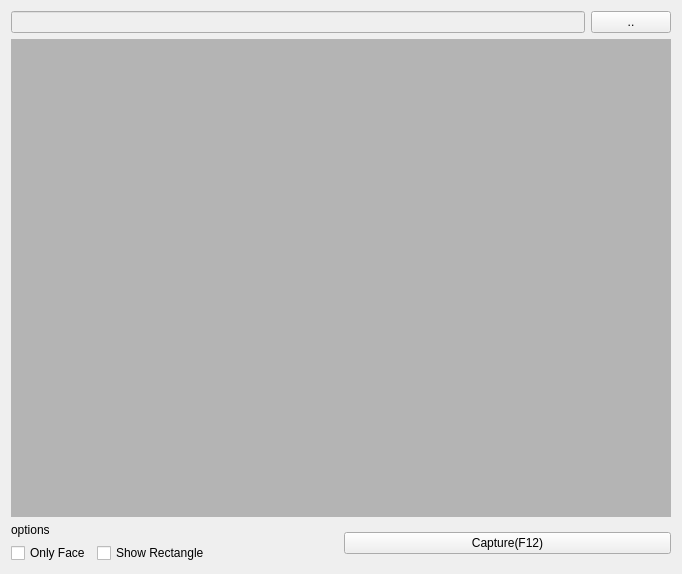
<?xml version="1.0" encoding="UTF-8"?>
<ui version="4.0">
 <class>Form</class>
 <widget class="QWidget" name="Form">
  <property name="geometry">
   <rect>
    <x>0</x>
    <y>0</y>
    <width>682</width>
    <height>574</height>
   </rect>
  </property>
  <property name="windowTitle">
   <string>FaceCapture</string>
  </property>
  <layout class="QGridLayout" name="gridLayout_2">
   <item row="0" column="0" colspan="2">
    <layout class="QGridLayout" name="gridLayout">
     <item row="0" column="0">
      <layout class="QHBoxLayout" name="horizontalLayout">
       <item>
        <widget class="QLineEdit" name="lineEdit">
         <property name="enabled">
          <bool>false</bool>
         </property>
        </widget>
       </item>
       <item>
        <widget class="QPushButton" name="pushButton_2">
         <property name="text">
          <string>..</string>
         </property>
        </widget>
       </item>
      </layout>
     </item>
     <item row="1" column="0">
      <widget class="QLabel" name="pictureBox">
       <property name="styleSheet">
        <string notr="true">QLabel{
background: rgb(180, 180, 180)
}</string>
       </property>
       <property name="text">
        <string/>
       </property>
      </widget>
     </item>
    </layout>
   </item>
   <item row="1" column="0">
    <layout class="QFormLayout" name="formLayout">
     <item row="0" column="0">
      <widget class="QLabel" name="label">
       <property name="text">
        <string>options</string>
       </property>
      </widget>
     </item>
     <item row="1" column="0">
      <layout class="QHBoxLayout" name="horizontalLayout_2">
       <item>
        <widget class="QCheckBox" name="checkBox">
         <property name="text">
          <string>Only Face</string>
         </property>
        </widget>
       </item>
       <item>
        <widget class="QCheckBox" name="checkBox_2">
         <property name="text">
          <string>Show Rectangle</string>
         </property>
        </widget>
       </item>
      </layout>
     </item>
    </layout>
   </item>
   <item row="1" column="1">
    <widget class="QPushButton" name="pushButton">
     <property name="enabled">
      <bool>true</bool>
     </property>
     <property name="text">
      <string>Capture(F12)</string>
     </property>
     <property name="shortcut">
      <string>F12</string>
     </property>
    </widget>
   </item>
  </layout>
 </widget>
 <resources/>
 <connections>
  <connection>
   <sender>pushButton_2</sender>
   <signal>clicked()</signal>
   <receiver>Form</receiver>
   <slot>selectDirectoryPath()</slot>
   <hints>
    <hint type="sourcelabel">
     <x>647</x>
     <y>25</y>
    </hint>
    <hint type="destinationlabel">
     <x>635</x>
     <y>76</y>
    </hint>
   </hints>
  </connection>
  <connection>
   <sender>pushButton</sender>
   <signal>clicked()</signal>
   <receiver>Form</receiver>
   <slot>capture()</slot>
   <hints>
    <hint type="sourcelabel">
     <x>612</x>
     <y>320</y>
    </hint>
    <hint type="destinationlabel">
     <x>620</x>
     <y>393</y>
    </hint>
   </hints>
  </connection>
  <connection>
   <sender>checkBox</sender>
   <signal>clicked()</signal>
   <receiver>Form</receiver>
   <slot>checkBox_onlyFace()</slot>
   <hints>
    <hint type="sourcelabel">
     <x>17</x>
     <y>332</y>
    </hint>
    <hint type="destinationlabel">
     <x>38</x>
     <y>244</y>
    </hint>
   </hints>
  </connection>
  <connection>
   <sender>checkBox_2</sender>
   <signal>clicked()</signal>
   <receiver>Form</receiver>
   <slot>checkBox_showRectangle()</slot>
   <hints>
    <hint type="sourcelabel">
     <x>101</x>
     <y>330</y>
    </hint>
    <hint type="destinationlabel">
     <x>121</x>
     <y>274</y>
    </hint>
   </hints>
  </connection>
 </connections>
 <slots>
  <slot>selectDirectoryPath()</slot>
  <slot>capture()</slot>
  <slot>checkBox_onlyFace()</slot>
  <slot>checkBox_showRectangle()</slot>
 </slots>
</ui>
